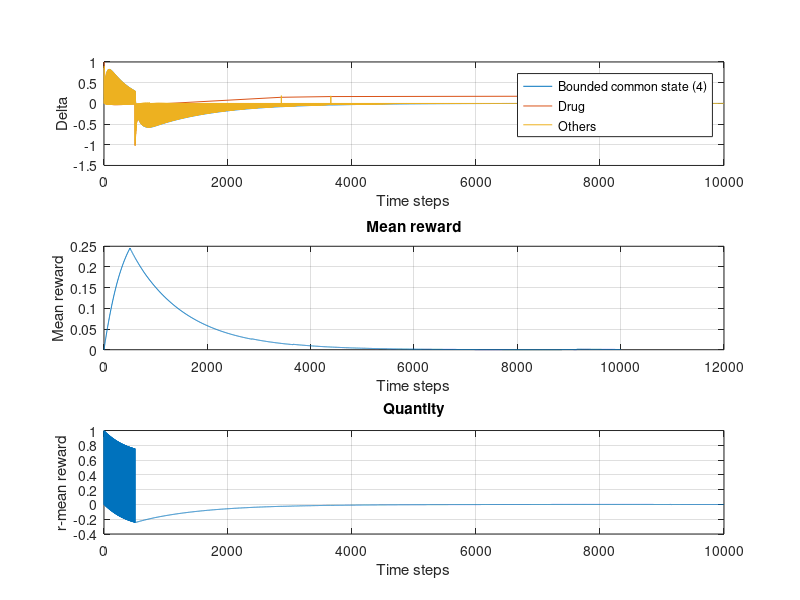
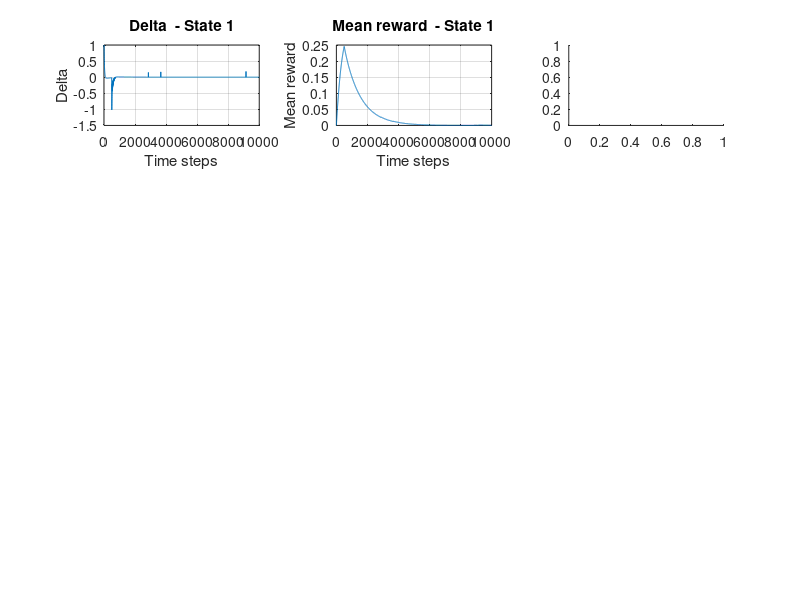

These charts were generated, in order, by the following MATLAB code: (Note: this script raises an error after producing the figures.)
% Second drawing with one decision. TDRL.
% 1 can go to state 2 with reward, or 3 without. 2 and 3 go to 4 without
% reward. 4 goes to 1 without reward.
clear ; clc; 
N = 1;
nA = 2;
nS = (2)*N + 2;
T = zeros(nS, nS, nA);
T(:, :, 1) = [0 1 0 0; 0 0 0 1;0 0 0 1; 1 0 0 0]';
T(:, :, 2) = [0 0 1 0; 0 0 0 1;0 0 0 1; 1 0 0 0]';
R = zeros(nS, nA);
R(1,1) = 1;

NT = 10000;
NTC = 500;

ss = zeros(NT + 1, 1);
ss(1) = 1;
r = zeros(NT, 1);
r_bar = zeros(NT + 1, 1);
as = zeros(NT + 1, 1);
delta = zeros(NT + 1, 1);
Q = zeros(nS,nA);
Vs = zeros(NT + 1, nS,nA);

beta_plus = 2.5e-3; 
beta_minus = 1e-3; 
alpha_plus = 1e-1;
alpha_minus = 1e-1;

epsi = 1e-3;

for t = 1:NT

    exploratory = false;
    if rand() < epsi
        exploratory = true;
        as(t) = randi(numel(Q(ss(t), :)));
    else
        value_dict = zeros(1, nA);  % store estimated values of diferent actions in current sate
        for a = 1:nA
            value_dict(a) = Q(ss(t),a);
        end
        [~, max_idx] = max(value_dict);
        as(t) = max_idx;
    end
    
    if t == NTC
        R(1,1) = 0;
    end
    
    ss(t + 1) = find(T(:, ss(t), as(t)));
    r(t) = R(ss(t), as(t));

    V = max(Q(ss(t+1),:));

    delta(t) = r(t) + V - Q(ss(t), as(t)) - r_bar(t);
       
    if delta(t) > 0
        beta = beta_plus;
        alpha = alpha_plus;
    else
        beta = beta_minus;
        alpha = alpha_minus;
    end

    r_bar(t + 1) = r_bar(t) + beta * delta(t);

    if ss(t) == 4   % Fixed value state
        Q(ss(t),:) = 0;
    else
        Q(ss(t),as(t)) = Q(ss(t),as(t)) + alpha * delta(t);
    end

    Vs(t,:,:) = Q(:,:); % fix one so the others converge
end

figure;
subplot(3, 1, 1);
plot(find(ss(1:end-1) == 4), delta(ss(1:end-1) == 4));
hold on
plot(find(ss(1:end-1) == 1 & as(1:end-1) == 1), delta(ss(1:end-1) == 1 & as(1:end-1) == 1));
hold on
plot(setdiff([1:NT-1], union(ss(1:end-1) == 4,ss(1:end-1) == 1 & as(1:end-1) == 1)), delta(setdiff([1:NT-1], union(ss(1:end-1) == 4,ss(1:end-1) == 1 & as(1:end-1) == 1))));
xlabel('Time steps');
ylabel('Delta');
legend('Bounded common state (4)','Drug','Others')
grid on;

subplot(3, 1, 2);
plot(r_bar);
xlabel('Time steps');
ylabel('Mean reward');
title('Mean reward');
grid on;

subplot(3, 1, 3);
plot(r - r_bar(1:end-1));
xlabel('Time steps');
ylabel('r-mean reward');
title('Quantity');
grid on;

% Adjust spacing between subplots
subplot_adjust = get(gcf, 'Position');
subplot_adjust(4) = subplot_adjust(4) - 0.05;
set(gcf, 'Position', subplot_adjust)

figure;
for s = 1:nS
    state_mask = ss(1:end-1) == s;
    
    subplot(nS, 3, 3*(s-1) + 1);
    plot(find(state_mask), delta(state_mask));
    xlabel('Time steps');
    ylabel('Delta');
    title(['Delta  - State ' num2str(s)]);
    grid on;
    
    subplot(nS, 3, 3*(s-1) + 2);
    plot(find(state_mask), r_bar(state_mask));
    xlabel('Time steps');
    ylabel('Mean reward');
    title(['Mean reward  - State ' num2str(s)]);
    grid on;
    
    subplot(nS, 3, 3*(s-1) + 3);
    actions_count = histcounts(as(state_mask), 1:nA+1);
    bar(actions_count / sum(state_mask));
    xlabel('Action');
    ylabel('Frequency');
    title(['Frequency of Actions in State 1 - State ' num2str(s)]);
    xticks(1:nA);
    xticklabels({'Action 1', 'Action 2'}); % Update with actual action labels
    grid on;
end

% Create a separate figure for plotting the temporal evolution of Q action-state values
figure;
for s = 1:nS
    subplot(nS, 1, s);
    Q_values = squeeze(Vs(1:end-1, s, :));
    plot(Q_values);
    xlabel('Time steps');
    ylabel('Q Value');
    title(['Q Action-State Values - State ' num2str(s)]);
    legend('Action 1', 'Action 2'); % Update with actual action labels
    grid on;
end

% % Calculate the cumulative sum of ones in 'r'
% cumulative_ones = cumsum(r);
% % Calculate the temporal evolution of the frequency of ones
% frequency_of_ones = cumulative_ones'./ (1:length(r));
% % Create a figure and plot the frequency of ones
% figure;
% plot(1:length(r), frequency_of_ones, 'b');
% xlabel('Time steps');
% ylabel('Frequency of Ones');
% title('Temporal Evolution of Frequency of Ones in Vector r');
% grid on;
% Find the indices of ones in the vector 'r'
one_indices = find(r == 1);

% Calculate the time steps between consecutive ones
time_steps_between_ones = diff(one_indices);

% Create a figure and plot the time steps between consecutive ones
figure;
plot(1:length(time_steps_between_ones), time_steps_between_ones, 'b');
xlabel('Consecutive Occurrences of Ones');
ylabel('Time Steps Between Ones');
title('Inter Reward Interval');
grid on;